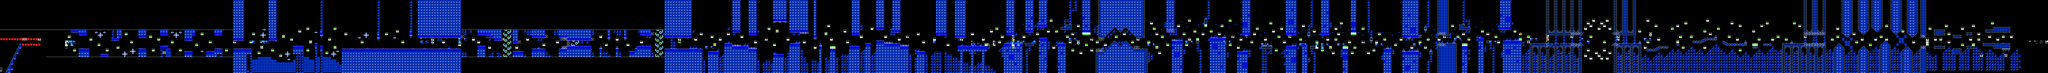

Rendered tile map (Tiled .tmx) drawn with the repository's tilesets; below, a short description and the map source with its tile grids summarised:
An orthogonal 755x27 tile map with 16x16 px tiles, 2 tile layers (SP, ...), 2 tilesets, 2 image layers.

<map version="1.10" tiledversion="1.11.2" orientation="orthogonal" renderorder="right-down" width="755" height="27" tilewidth="16" tileheight="16" infinite="0" nextlayerid="5" nextobjectid="1">
 <editorsettings>
  <chunksize width="16" height="27" />
  <export target="../LEVELS/LEVEL DATA/lvlset_B/scarletsurge.csv" format="csv" />
 </editorsettings>
 <tileset firstgid="1" name="famidash" tilewidth="16" tileheight="16" tilecount="256" columns="16">
  <image source="../../../GRAPHICS/famidash.bmp" width="256" height="256" />
 </tileset>
 <tileset firstgid="257" name="sprites" tilewidth="16" tileheight="16" tilecount="256" columns="16">
  <image source="../../../GRAPHICS/sprites.png" width="256" height="256" />
 </tileset>
 <imagelayer id="3" name="Image Layer 1" parallaxx="0.9" parallaxy="0.9" repeatx="1" repeaty="1">
  <image source="../../../GRAPHICS/Old/parallax Blue.bmp" width="144" height="72" />
 </imagelayer>
 <imagelayer id="4" name="Image Layer 2" offsetx="0" offsety="432" repeatx="1">
  <image source="../../../GRAPHICS/ground.bmp" width="64" height="128" />
 </imagelayer>
 <layer id="1" width="755" height="27">
  <data>[20385 cells, 20385 non-empty, 74 distinct tile ids]</data>
 </layer>
 <layer id="2" name="SP" width="755" height="27">
  <data>[20385 cells, 450 non-empty, 48 distinct tile ids]</data>
 </layer>
</map>
